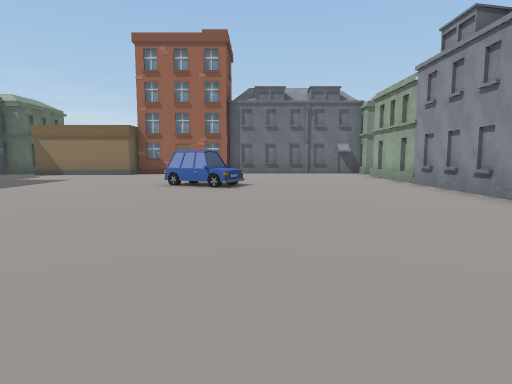
[1] (above)

23 first-person views from a walk through a scene from a Unity 3-D project. The camera is 1.3 m above the floor, tilts 6° down and sees 75° across. The floor is counted in squares, 2 m on a side. Each view is taken from the middle of a square. On the plan, view 1 faces up. The plan holds only what a view shows up to about 10 squares ahead; the rest is blank. The place goes on beyond the plan. The player character is not drawn. Some animated figures are not drawn. Some surface patterns are stand-ins.

[2]
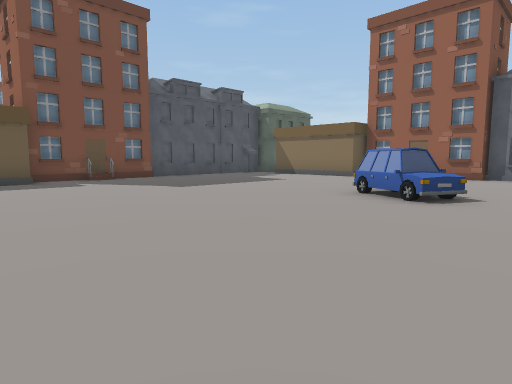

[3]
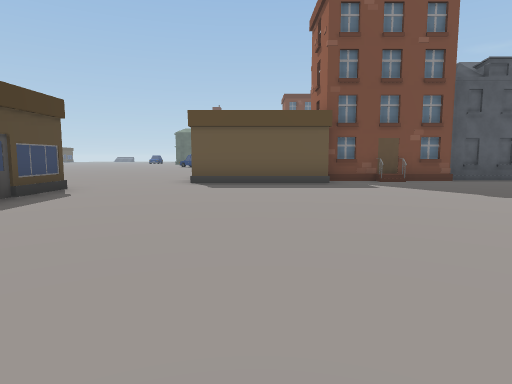

[4]
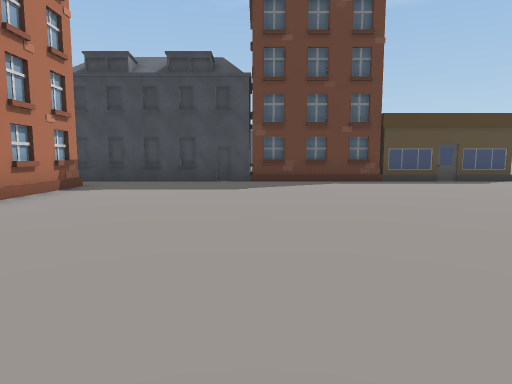

[5]
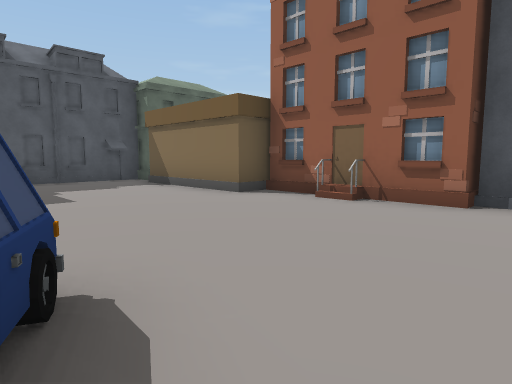

[6]
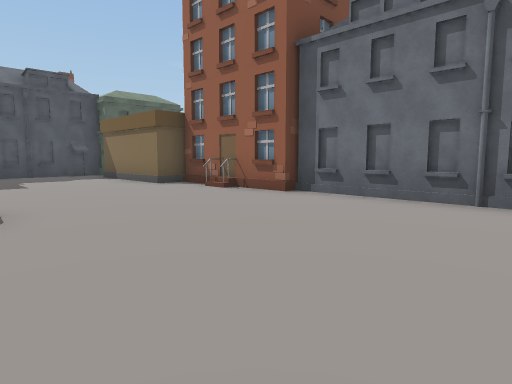

[7]
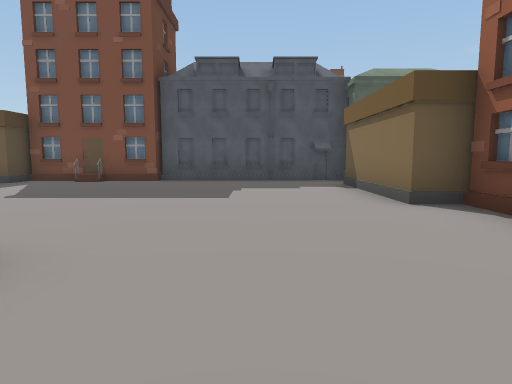

[8]
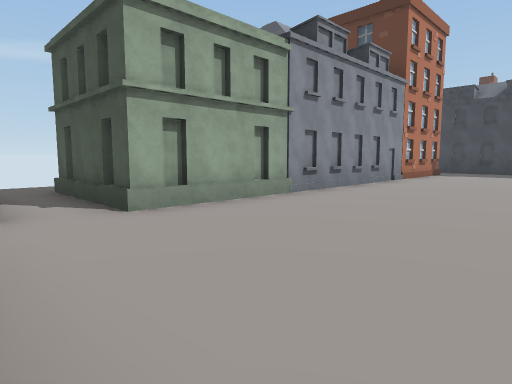

[9]
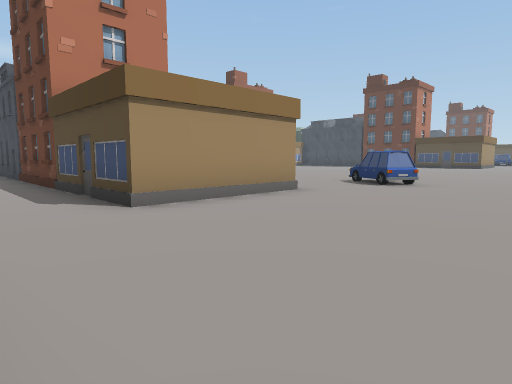

[10]
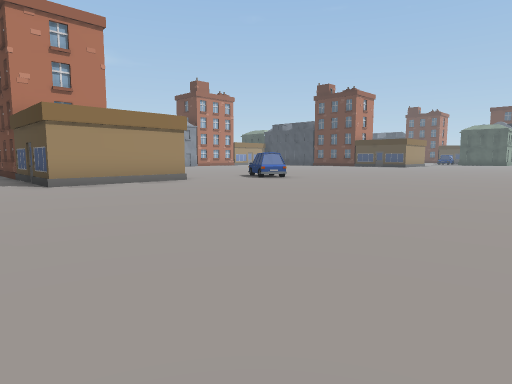

[11]
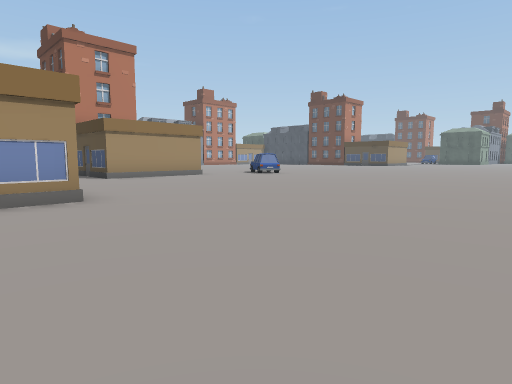

[12]
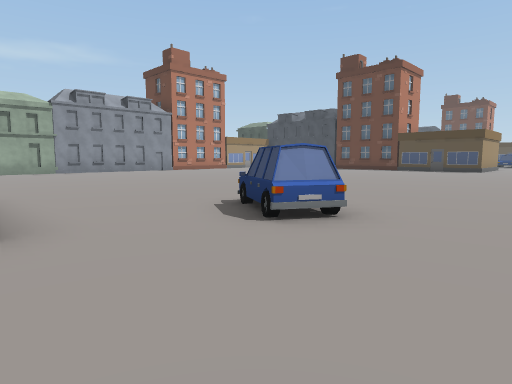

[13]
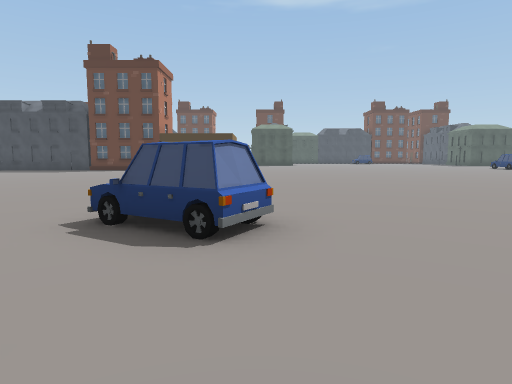

[14]
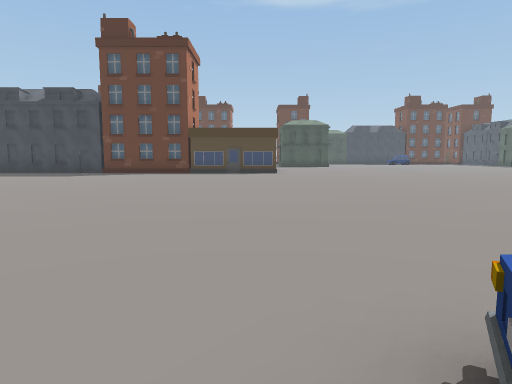

[15]
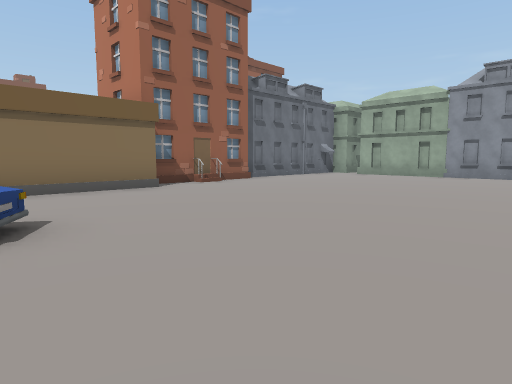

[16]
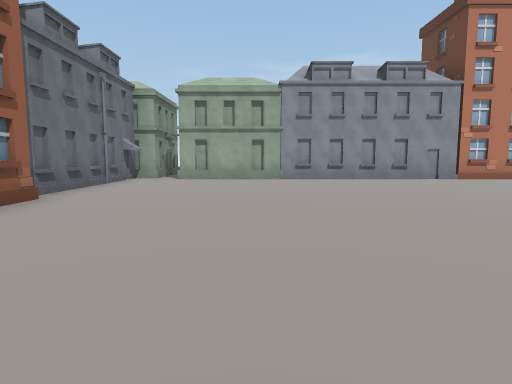

[17]
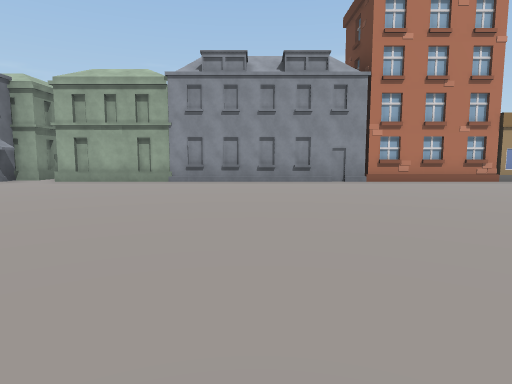

[18]
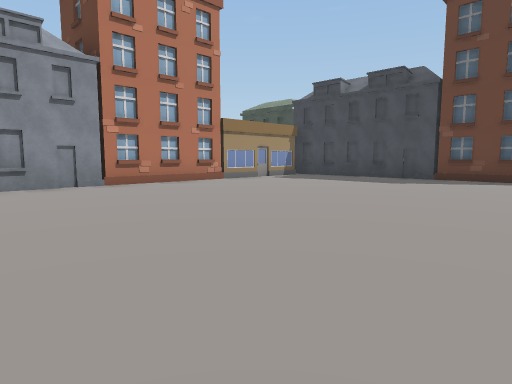

[19]
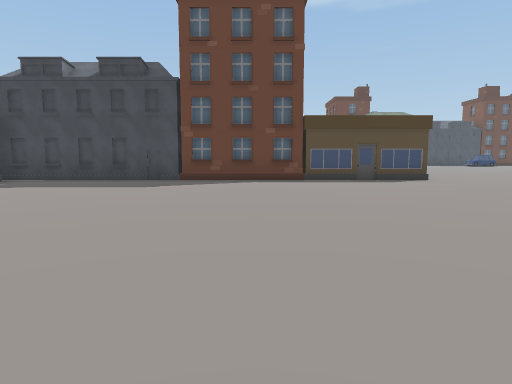

[20]
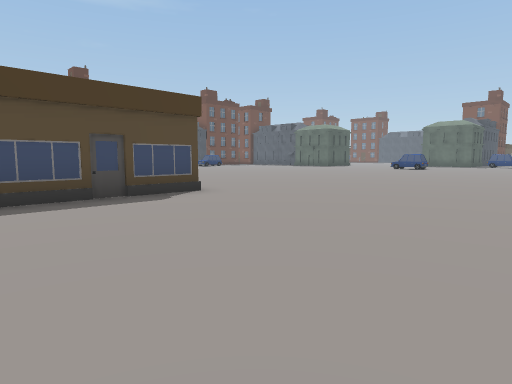

[21]
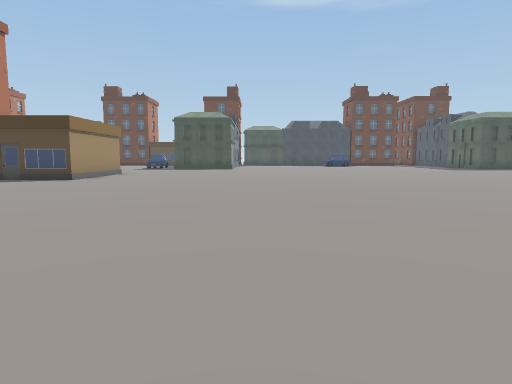

[22]
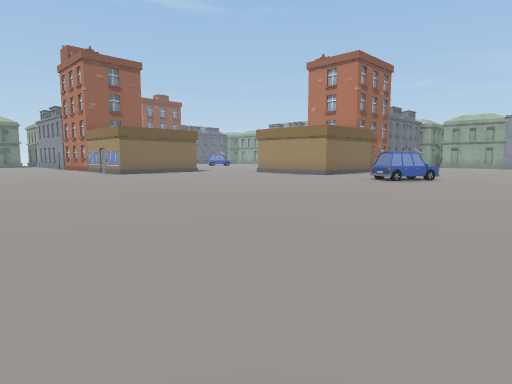

[23]
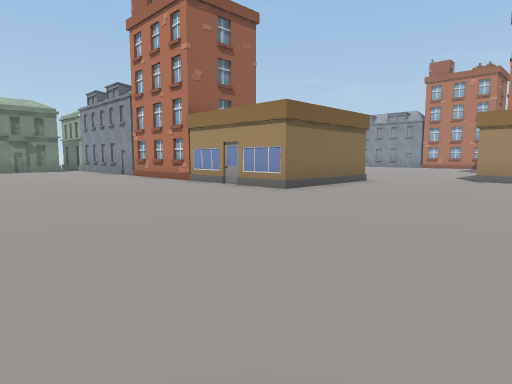

### Floor plan
Key: @ floor where view 1 was taken; # wall or solid block; . floor; B building; C car; H house.
Columns run from 17 left of view 1 to 8 right of it. Each row starts with its distance up from view 1.
 14                 #
 13        #B   #H###.##B
 12        #B...H.............
 11        #.............####.
 10        #.............#  B
  9        #.............#
  8        #.......CC....#
  7   ..   #H.......C....#
  6  ....  ##............#
  5  .....  #............#
  4  .....  #............#
  3  ....H   ............#
  2 ......   ............#
  1 ......   ............#
  0 .................@...H
 -1 ......................
 -2 ...........HHHH########
 -3 ...........    ##### ##
 -4 ...........  #######B###
 -5  ..........###.H.......#
 -6  .....................B
 -7  .....................#
 -8 .........CC...........#
 -9 ..........C...........B
-10 ......................#
-11 ......................#
-12 ......................#
-13    ...................#
-14   ....................#
-15   ....................#
-16   ....................#
-17  .....................H
-18 ......................H
-19 .....................
-20 ......................
-21 ...........H.HH.....BB.
-22 ...........############

Positions as (right, up) in squares from view 1, and headings:
1: (0, 0), facing up
2: (1, 2), facing up-left
3: (0, 2), facing left
4: (0, 7), facing down
5: (0, 8), facing up-left
6: (3, 8), facing up-left
7: (0, 10), facing left
8: (0, 13), facing down-right
9: (-11, 0), facing down-right
10: (-15, 0), facing down-right
11: (-17, 2), facing down-right
12: (-10, -5), facing down-right
13: (-8, -5), facing down
14: (-6, -8), facing down
15: (-7, -12), facing up-right
16: (-5, -8), facing right
17: (-4, -11), facing right
18: (-3, -11), facing down-right
19: (-2, -12), facing down
20: (-3, -16), facing down-left
21: (-12, -12), facing down
22: (-17, -12), facing up-right
23: (-17, -4), facing up-right
